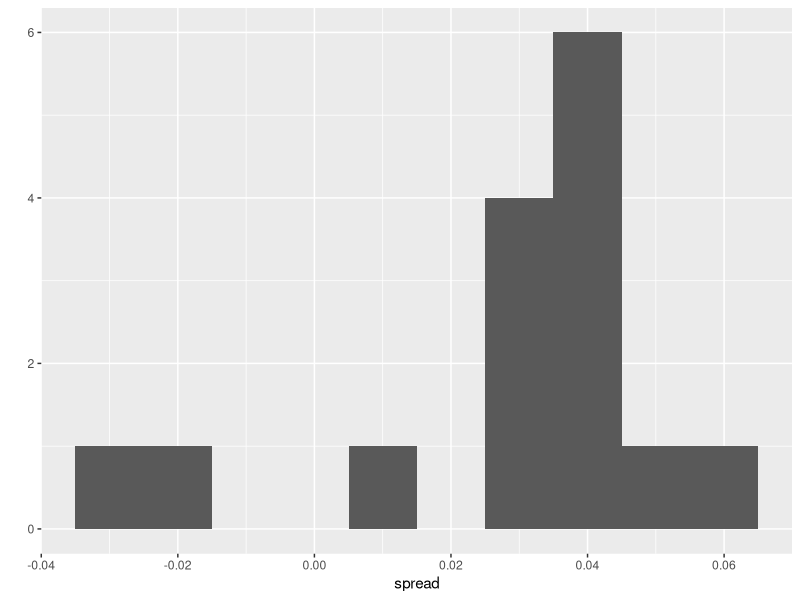
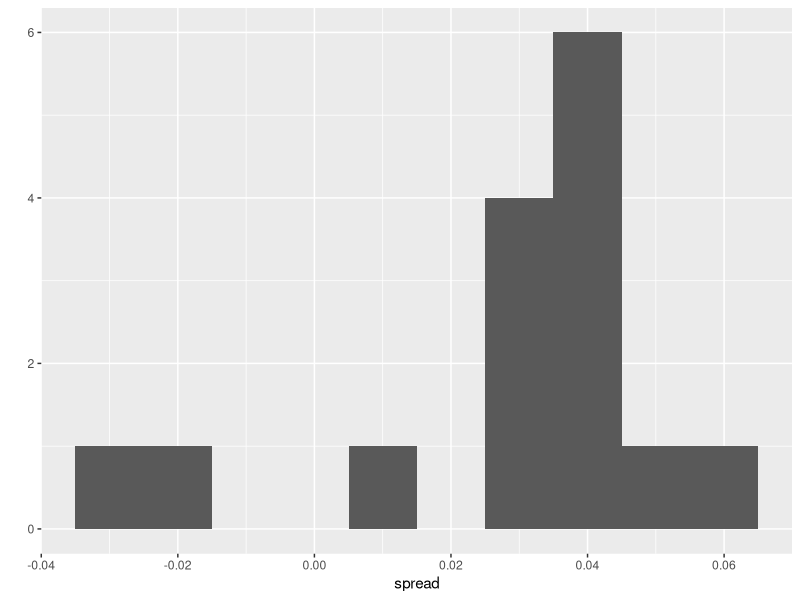

Here is the R script that generated these plots, in order:
library(tidyverse)
library(dslabs)
data(polls_us_election_2016)

polls <- polls_us_election_2016 %>% 
  filter(state == "U.S." & enddate >= "2016-10-31" &
           (grade %in% c("A+","A","A-","B+") | is.na(grade)))

polls <- polls %>% 
  mutate(spread = rawpoll_clinton/100 - rawpoll_trump/100)

#last reported results:
one_poll_per_pollster <- polls %>% group_by(pollster) %>% 
  filter(enddate == max(enddate)) %>%
  ungroup()

qplot(spread, data = one_poll_per_pollster, binwidth = 0.01)

ggsave("statistical-models/figs/last_poll(s)_spread.png")

#confidence interval based on data-driven model:
results <- one_poll_per_pollster %>% 
  summarize(avg = mean(spread), 
            se = sd(spread) / sqrt(length(spread))) %>% 
  mutate(start = avg - 1.96 * se, 
         end = avg + 1.96 * se) 

round(results * 100, 1)
